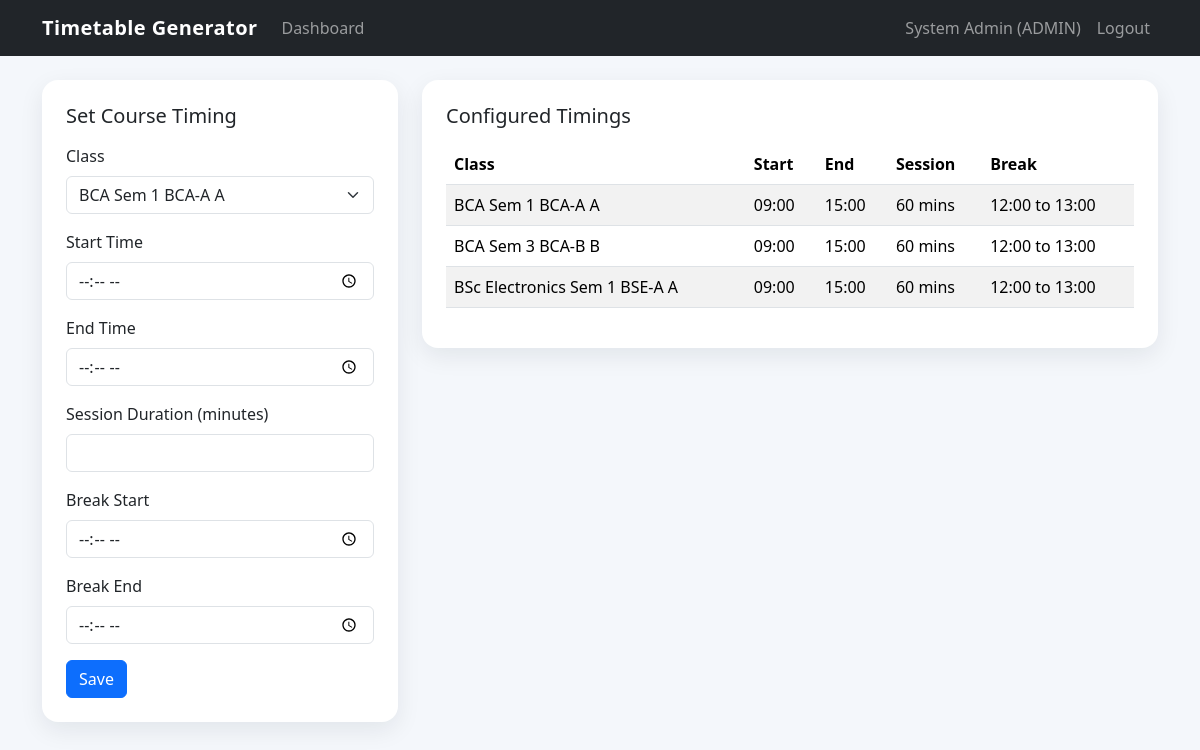
The page /admin/course-timings.php (signed in) on the database its author committed.
### tables this page shows
CREATE TABLE course_timings (
    id INT AUTO_INCREMENT PRIMARY KEY,
    class_id INT NOT NULL,
    start_time TIME NOT NULL,
    end_time TIME NOT NULL,
    session_duration_minutes INT NOT NULL,
    break_start_time TIME NULL,
    break_end_time TIME NULL,
    CONSTRAINT fk_timing_class FOREIGN KEY (class_id) REFERENCES classes(id) ON DELETE CASCADE
);

CREATE TABLE streams (
    id INT AUTO_INCREMENT PRIMARY KEY,
    department_id INT NOT NULL,
    name VARCHAR(100) NOT NULL,
    code VARCHAR(20) NOT NULL UNIQUE,
    CONSTRAINT fk_stream_department FOREIGN KEY (department_id) REFERENCES departments(id) ON DELETE CASCADE
);

CREATE TABLE semesters (
    id INT AUTO_INCREMENT PRIMARY KEY,
    stream_id INT NOT NULL,
    semester_number INT NOT NULL,
    CONSTRAINT fk_semester_stream FOREIGN KEY (stream_id) REFERENCES streams(id) ON DELETE CASCADE
);

CREATE TABLE classes (
    id INT AUTO_INCREMENT PRIMARY KEY,
    stream_id INT NOT NULL,
    semester_id INT NOT NULL,
    class_name VARCHAR(100) NOT NULL,
    section VARCHAR(20) NOT NULL,
    CONSTRAINT fk_class_stream FOREIGN KEY (stream_id) REFERENCES streams(id) ON DELETE CASCADE,
    CONSTRAINT fk_class_semester FOREIGN KEY (semester_id) REFERENCES semesters(id) ON DELETE CASCADE
);

### config/database.php (called while the page is built, shortened)
<?php
function db(): PDO
{
    static $pdo = null;
    if ($pdo instanceof PDO) {
        return $pdo;
    }
    $dsn = 'mysql:host=' . DB_HOST . ';dbname=' . DB_NAME . ';charset=utf8mb4';
    $pdo = new PDO($dsn, DB_USER, DB_PASS, [
        PDO::ATTR_ERRMODE => PDO::ERRMODE_EXCEPTION,
        PDO::ATTR_DEFAULT_FETCH_MODE => PDO::FETCH_ASSOC,
    ]);
    return $pdo;
}

### includes/functions.php (called while the page is built, shortened)
<?php
require_once __DIR__ . '/../config/database.php';
function e(?string $value): string
{
    return htmlspecialchars((string) $value, ENT_QUOTES, 'UTF-8');
}
function fetch_all(string $sql, array $params = []): array
{
    $stmt = db()->prepare($sql);
    $stmt->execute($params);
    return $stmt->fetchAll();
}
function get_classes(): array
{
    return fetch_all('
        SELECT c.*, st.name AS stream_name, sem.semester_number
        FROM classes c
        JOIN streams st ON st.id = c.stream_id
        JOIN semesters sem ON sem.id = c.semester_id
        ORDER BY st.name, sem.semester_number, c.class_name, c.section
    ');
}
function get_class_display_name(array $class): string
{
    return trim($class['stream_name'] . ' Sem ' . $class['semester_number'] . ' ' . $class['class_name'] . ' ' . $class['section']);
}

### admin/course-timings.php (the view, shortened to what this page needs)
<?php
$classes = get_classes();
$rows = fetch_all('SELECT ct.*, c.class_name, c.section, st.name AS stream_name, sem.semester_number FROM course_timings ct JOIN classes c ON c.id = ct.class_id JOIN streams st ON st.id = c.stream_id JOIN semesters sem ON sem.id = c.semester_id ORDER BY c.id');
require_once __DIR__ . '/../includes/header.php';
?>
<div class="row g-4">
    <div class="col-lg-4">
        <div class="card p-4">
            <h1 class="h5 mb-3">Set Course Timing</h1>
            <form method="post">
                <div class="mb-3"><label class="form-label">Class</label><select name="class_id" class="form-select"><?php foreach ($classes as $class): ?><option value="<?= e((string) $class['id']); ?>"><?= e(get_class_display_name($class)); ?></option><?php endforeach; ?></select></div>
                <div class="mb-3"><label class="form-label">Start Time</label><input type="time" name="start_time" class="form-control" required></div>
                <div class="mb-3"><label class="form-label">End Time</label><input type="time" name="end_time" class="form-control" required></div>
                <div class="mb-3"><label class="form-label">Session Duration (minutes)</label><input type="number" name="session_duration_minutes" class="form-control" required></div>
                <div class="mb-3"><label class="form-label">Break Start</label><input type="time" name="break_start_time" class="form-control"></div>
                <div class="mb-3"><label class="form-label">Break End</label><input type="time" name="break_end_time" class="form-control"></div>
                <button class="btn btn-primary">Save</button>
            </form>
        </div>
    </div>
    <div class="col-lg-8">
        <div class="card p-4">
            <h2 class="h5 mb-3">Configured Timings</h2>
            <table class="table table-striped">
                <thead><tr><th>Class</th><th>Start</th><th>End</th><th>Session</th><th>Break</th></tr></thead>
                <tbody><?php foreach ($rows as $row): ?><tr><td><?= e($row['stream_name'] . ' Sem ' . $row['semester_number'] . ' ' . $row['class_name'] . ' ' . $row['section']); ?></td><td><?= e(substr($row['start_time'], 0, 5)); ?></td><td><?= e(substr($row['end_time'], 0, 5)); ?></td><td><?= e((string) $row['session_duration_minutes']); ?> mins</td><td><?= e(($row['break_start_time'] ? substr($row['break_start_time'], 0, 5) : '-') . ' to ' . ($row['break_end_time'] ? substr($row['break_end_time'], 0, 5) : '-')); ?></td></tr><?php endforeach; ?></tbody>
            </table>
        </div>
    </div>
</div>
<?php require_once __DIR__ . '/../includes/footer.php'; ?>

### assets/css/style.css (style rules this page uses)
body { background: #f4f7fb; color: #1c2434; }
.card { border: 0; border-radius: 1rem; box-shadow: 0 0.5rem 1.5rem rgba(15, 23, 42, 0.08); }
.table thead th { white-space: nowrap; }

### rows shown on the page
course_timings: streams.name "BCA Sem 1 BCA-A A", start_time "09:00", end_time "15:00", session_duration_minutes "60", break_start_time+break_end_time "12:00 to 13:00"
course_timings: streams.name "BCA Sem 3 BCA-B B", start_time "09:00", end_time "15:00", session_duration_minutes "60", break_start_time+break_end_time "12:00 to 13:00"
course_timings: streams.name "BSc Electronics Sem 1 BSE-A A", start_time "09:00", end_time "15:00", session_duration_minutes "60", break_start_time+break_end_time "12:00 to 13:00"

### other values the page prints
$user['name'] "System Admin"
$user['role'] "ADMIN"
form field class_id "BCA Sem 1 BCA-A A"
